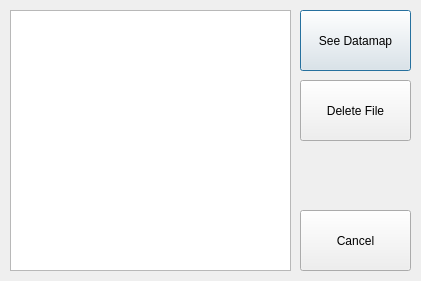
<?xml version="1.0" encoding="UTF-8"?>
<ui version="4.0">
 <class>DBwindow</class>
 <widget class="QDialog" name="DBwindow">
  <property name="geometry">
   <rect>
    <x>0</x>
    <y>0</y>
    <width>421</width>
    <height>281</height>
   </rect>
  </property>
  <property name="windowTitle">
   <string>Database</string>
  </property>
  <widget class="QListWidget" name="listWidget">
   <property name="geometry">
    <rect>
     <x>10</x>
     <y>10</y>
     <width>281</width>
     <height>261</height>
    </rect>
   </property>
   <property name="horizontalScrollBarPolicy">
    <enum>Qt::ScrollBarAlwaysOff</enum>
   </property>
  </widget>
  <widget class="QPushButton" name="seeButton">
   <property name="geometry">
    <rect>
     <x>300</x>
     <y>10</y>
     <width>111</width>
     <height>61</height>
    </rect>
   </property>
   <property name="text">
    <string>See Datamap</string>
   </property>
  </widget>
  <widget class="QPushButton" name="cancelButton">
   <property name="geometry">
    <rect>
     <x>300</x>
     <y>210</y>
     <width>111</width>
     <height>61</height>
    </rect>
   </property>
   <property name="text">
    <string>Cancel</string>
   </property>
  </widget>
  <widget class="QPushButton" name="delButton">
   <property name="geometry">
    <rect>
     <x>300</x>
     <y>80</y>
     <width>111</width>
     <height>61</height>
    </rect>
   </property>
   <property name="text">
    <string>Delete File</string>
   </property>
  </widget>
 </widget>
 <resources/>
 <connections/>
</ui>
